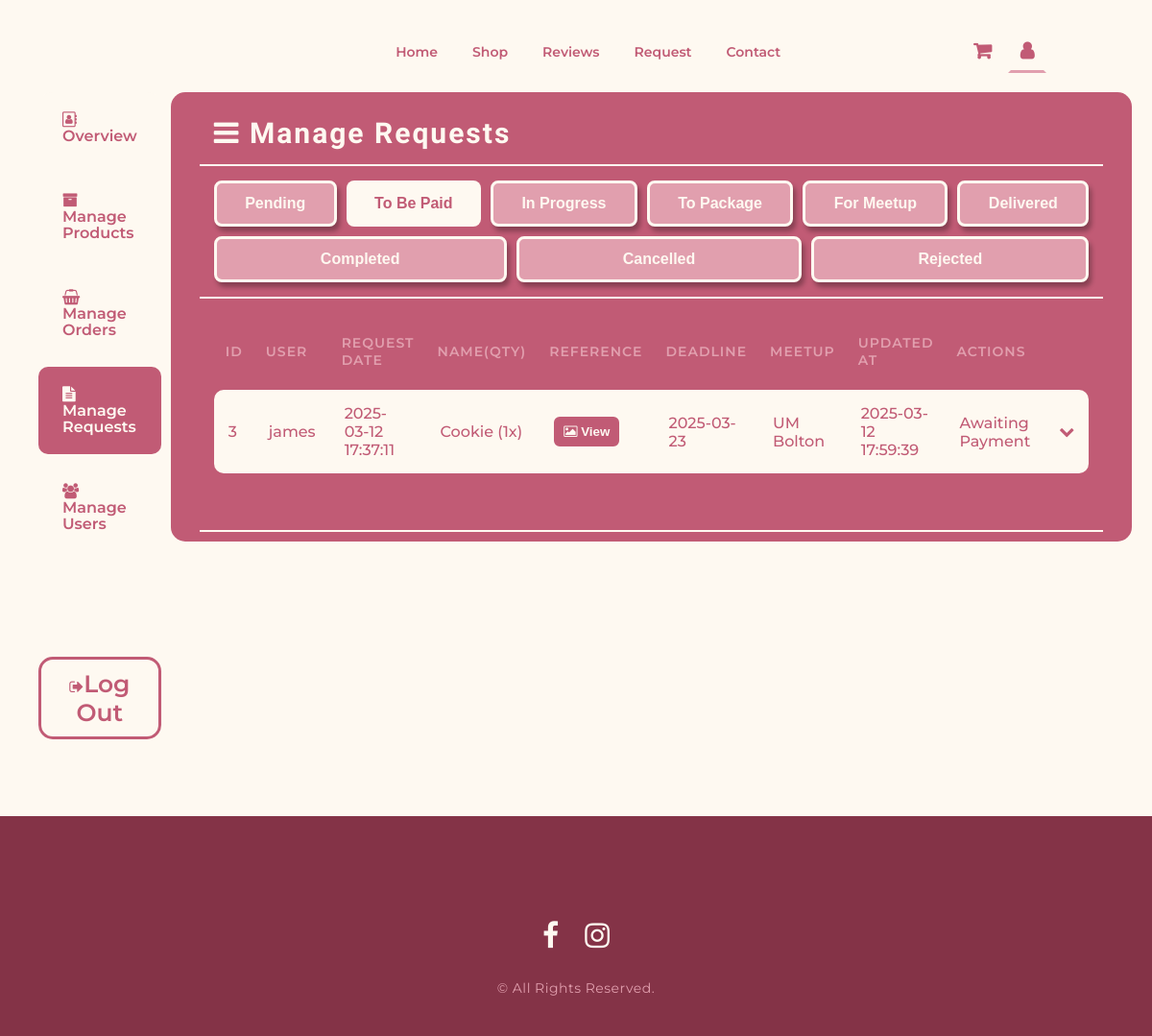
Screenshot of /admin-requests-toBePaid.php with the database file from the repository.
### tables this page shows
CREATE TABLE `requests` (
  `RequestId` int(11) NOT NULL,
  `UserId` int(11) NOT NULL,
  `MeetupPlaceId` int(11) DEFAULT NULL,
  `RequestName` varchar(127) NOT NULL,
  `Deadline` date NOT NULL,
  `Instructions` varchar(255) NOT NULL,
  `Quantity` int(11) NOT NULL DEFAULT 1,
  `ReferenceImage` varchar(127) DEFAULT NULL,
  `RequestPrice` decimal(10,2) DEFAULT NULL,
  `RequestStatus` enum('Pending','To Pay','In Progress','To Package','For Meetup','Delivered','Completed','Rejected','Cancelled') NOT NULL DEFAULT 'Pending',
  `RequestedAt` timestamp NOT NULL DEFAULT current_timestamp(),
  `AdminMessage` varchar(255) DEFAULT NULL
);

CREATE TABLE `users` (
  `UserId` int(11) NOT NULL,
  `FirstName` varchar(127) NOT NULL,
  `LastName` varchar(127) NOT NULL,
  `Username` varchar(127) NOT NULL,
  `ProfileImage` varchar(127) DEFAULT NULL,
  `ContactNumber` varchar(127) NOT NULL,
  `Email` varchar(127) NOT NULL,
  `Password` varchar(255) NOT NULL,
  `FacebookLink` varchar(127) NOT NULL,
  `RegisteredAt` timestamp NOT NULL DEFAULT current_timestamp() ON UPDATE current_timestamp()
);

CREATE TABLE `meetup_places` (
  `PlaceId` int(11) NOT NULL,
  `PlaceName` varchar(255) DEFAULT NULL
);

### includes/db_fetchAllRequests.php (called while the page is built)
<?php
require 'db_auth.php';
function fetchRequests($status)
{
    global $conn;
    $stmt = $conn->prepare("
        SELECT r.RequestId, u.Username, r.RequestName, r.Deadline, r.Instructions, m.PlaceName,
               r.Quantity, r.ReferenceImage, r.RequestPrice, r.RequestStatus, r.RequestedAt, r.AdminMessage,
               p.PaymentMethod, p.PaymentRefNo, p.ReceiptImage
        FROM requests r
        JOIN users u ON r.UserId = u.UserId
        JOIN meetup_places m ON r.MeetupPlaceId = m.PlaceId
        LEFT JOIN request_payments p ON r.RequestId = p.RequestId
        WHERE r.RequestStatus = ?
        ORDER BY r.RequestedAt DESC
    ");
    $stmt->bind_param("s", $status);
    $stmt->execute();
    $result = $stmt->get_result();
    $requests = [];
    while ($row = $result->fetch_assoc()) {
        $requestId = $row['RequestId'];
        $row['StatusUpdatedAt'] = fetchRequestStatusTimestamp($requestId, $row['RequestStatus']);
        $row['StatusHistory'] = fetchRequestStatusHistory($requestId);
        $requests[] = $row;
    }
    return $requests;
}
function fetchRequestStatusTimestamp($requestId, $status)
{
    global $conn;
    $stmt = $conn->prepare("
        SELECT MadeAt
        FROM request_status_history
        WHERE RequestId = ? AND Status = ?
        ORDER BY MadeAt DESC
        LIMIT 1
    ");
    $stmt->bind_param("is", $requestId, $status);
    $stmt->execute();
    $result = $stmt->get_result();
    if ($row = $result->fetch_assoc()) {
        return $row['MadeAt'];
    } else {
        return "N/A";
    }
}
function fetchRequestStatusHistory($requestId)
{
    global $conn;
    $stmt = $conn->prepare("
        SELECT Status, MadeAt
        FROM request_status_history
        WHERE RequestId = ?
        ORDER BY MadeAt ASC
    ");
    $stmt->bind_param("i", $requestId);
    $stmt->execute();
    $result = $stmt->get_result();
    $statusHistory = [];
    while ($row = $result->fetch_assoc()) {
        $statusHistory[] = $row;
    }
    return $statusHistory;
}

### admin-requests-toBePaid.php (the view, shortened to what this page needs)
<?php
include 'includes/db_fetchAllRequests.php';
$requests = fetchRequests('To Pay');
?>
<!DOCTYPE html>
<html lang="en">
<head>
  <link rel="stylesheet" href="style.css" />
  <link
    rel="stylesheet"
    href="https://cdnjs.cloudflare.com/ajax/libs/font-awesome/4.7.0/css/font-awesome.min.css" />
</head>
<body>
  <header class="nav-bar">
    <div class="logo-area">
    </div>
    <nav class="link-area">
      <ul>
        <li><a href="index.php">Home</a></li>
        <li><a href="shop.php">Shop</a></li>
        <li><a href="reviews.php">Reviews</a></li>
        <li><a href="request.php">Request</a></li>
        <li><a href="contact.php">Contact</a></li>
      </ul>
    </nav>
    <div class="link-area user-area">
      <a href="#" class="fa fa-shopping-cart">
      </a>
      <a href="#" class="fa fa-user active"></a>
    </div>
  </header>
  <div class="wrapper admin">
    <section class="section user-info">
      <div class="user-info-nav">
        <a href="admin.php" class="fa fa-address-book-o"><span>&nbsp Overview</span></a>
        <a href="admin-products.php" class="fa fa-archive"><span>&nbsp Manage Products</span></a>
        <a href="admin-orders.php" class="fa fa-shopping-basket"><span>&nbsp Manage Orders</span></a>
        <a href="admin-requests.php" class="fa fa-file-text active"><span>&nbsp Manage Requests</span></a>
        <a href="admin-users.php" class="fa fa-users"><span>&nbsp Manage Users</span></a>
        <form id="logoutForm" action="actions/db_signout.php" method="post">
          <button id="logoutButton" class="log-out" type="button">
            <i class="fa fa-sign-out"></i><span>Log Out</span>
          </button>
        </form>
      </div>
      <div class="user-info-main">
        <div class="user-main-area heading">
          <h3><i class="fa fa-bars">&nbsp</i>Manage Requests</h3>
        </div>
        <div class="user-main-area">
          <div class="StatusTabs">
            <a href="admin-requests.php"><button class="button-alt">Pending</button></a>
            <a href="admin-requests-toBePaid.php"><button class="button-alt active">To Be Paid</button></a>
            <a href="admin-requests-inProgress.php"><button class="button-alt">In Progress</button></a>
            <a href="admin-requests-toPackage.php"><button class="button-alt">To Package</button></a>
            <a href="admin-requests-forMeetup.php"><button class="button-alt">For Meetup</button></a>
            <a href="admin-requests-Delivered.php"><button class="button-alt">Delivered</button></a>
            <a href="admin-requests-Completed.php"><button class="button-alt">Completed</button></a>
            <a href="admin-requests-Cancelled.php"><button class="button-alt">Cancelled</button></a>
            <a href="admin-requests-Rejected.php"><button class="button-alt">Rejected</button></a>
          </div>
        </div>
        <div class="user-main-area">
          <div class="table-list user-list">
            <table>
              <?php if (!empty($requests)): ?>
                <tr class="table-header">
                  <th>ID</th>
                  <th>USER</th>
                  <th>REQUEST DATE</th>
                  <th>NAME(QTY)</th>
                  <th>REFERENCE</th>
                  <th>DEADLINE</th>
                  <th>MEETUP</th>
                  <th>UPDATED AT</th>
                  <th>ACTIONS</th>
                </tr>
                <?php foreach ($requests as $request): ?>
                  <tr>
                    <td><?= number_format($request['RequestId']) ?></td>
                    <td><?= htmlspecialchars($request['Username']) ?></td>
                    <td><?= htmlspecialchars($request['RequestedAt']) ?></td>
                    <td><?= htmlspecialchars($request['RequestName']) ?> (<?= number_format($request['Quantity']) ?>x)</td>
                    <td>
                      <?php if (!empty($request['ReferenceImage'])): ?>
                        <a href="<?= htmlspecialchars($request['ReferenceImage']) ?>" target="_blank">
                          <button class="table-button">
                            <i class="fa fa-image"></i>&nbspView
                          </button>
                        </a>
                      <?php else: ?>
                        No Image
                      <?php endif; ?>
                    </td>
                    <td><?= htmlspecialchars($request['Deadline']) ?></td>
                    <td><?= htmlspecialchars($request['PlaceName']) ?></td>
                    <td><?= htmlspecialchars($request['StatusUpdatedAt']) ?></td>
                    <td>
                      Awaiting Payment
                    </td>
                    <td>
                      <i class="fa fa-chevron-down toggle-down" data-request-id="<?= $request['RequestId'] ?>"></i>
                    </td>
                  </tr>
                <?php endforeach; ?>
              <?php else: ?>
                <p style="text-align: center; font-weight:600; font-size:20px;">No requests to be paid.</p>
              <?php endif; ?>
            </table>
            <br>
          </div>
        </div>
      </div>
    </section>
  </div>
  <footer class="footer-bar">
    <div class="footer-content">
      <div class="social-area">
        <a href="https://www.facebook.com/profile.php?id=61557911686578" target="_blank" class="fa fa-facebook"></a>
        <a href="https://www.instagram.com/hazey.crochet/" target="_blank" class="fa fa-instagram"></a>
      </div>
      <p>© All Rights Reserved.</p>
    </div>
  </footer>
</body>
</html>

### rows the page displays
requests: RequestId "3", UserId.Username "james", RequestedAt "2025-03-12 17:37:11", RequestName "Cookie", Quantity "1", Deadline "2025-03-23", MeetupPlaceId.PlaceName "UM Bolton", StatusUpdatedAt "2025-03-12 17:59:39"
